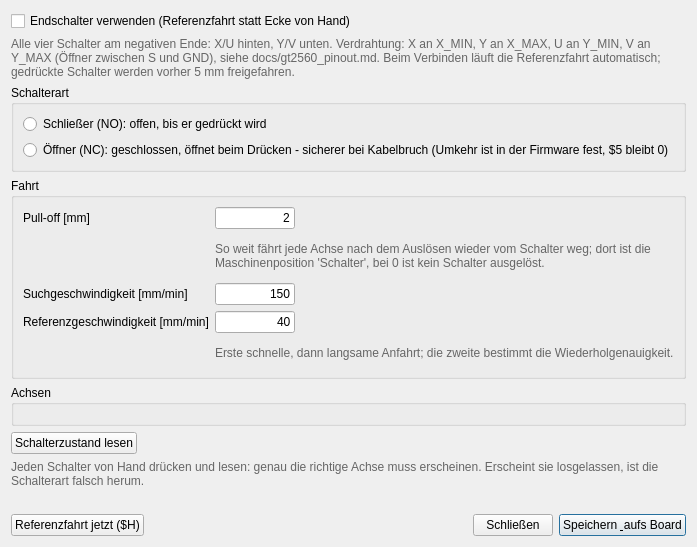
<?xml version="1.0" encoding="UTF-8"?>
<ui version="4.0">
 <class>HomingDialog</class>
 <widget class="QDialog" name="HomingDialog">
  <property name="windowTitle"><string>Endschalter</string></property>
  <layout class="QVBoxLayout" name="dialog_layout">
   <item><widget class="QCheckBox" name="enabled"><property name="text"><string>Endschalter verwenden (Referenzfahrt statt Ecke von Hand)</string></property></widget></item>
   <item><widget class="QLabel" name="hint_wiring"><property name="text"><string>Alle vier Schalter am negativen Ende: X/U hinten, Y/V unten. Verdrahtung: X an X_MIN, Y an X_MAX, U an Y_MIN, V an Y_MAX (Öffner zwischen S und GND), siehe docs/gt2560_pinout.md. Beim Verbinden läuft die Referenzfahrt automatisch; gedrückte Schalter werden vorher 5 mm freigefahren.</string></property><property name="wordWrap"><bool>true</bool></property><property name="styleSheet"><string>color:#666; font-size:9pt;</string></property></widget></item>
   <item>
    <widget class="QGroupBox" name="switch_box">
     <property name="title"><string>Schalterart</string></property>
     <layout class="QVBoxLayout" name="switch_layout">
      <item><widget class="QRadioButton" name="no"><property name="text"><string>Schließer (NO): offen, bis er gedrückt wird</string></property></widget></item>
      <item><widget class="QRadioButton" name="nc"><property name="text"><string>Öffner (NC): geschlossen, öffnet beim Drücken - sicherer bei Kabelbruch (Umkehr ist in der Firmware fest, $5 bleibt 0)</string></property></widget></item>
     </layout>
    </widget>
   </item>
   <item>
    <widget class="QGroupBox" name="fahrt_box">
     <property name="title"><string>Fahrt</string></property>
     <layout class="QFormLayout" name="fahrt_form">
      <item row="0" column="0"><widget class="QLabel" name="pulloff_lbl"><property name="text"><string>Pull-off [mm]</string></property></widget></item>
      <item row="0" column="1"><widget class="QLineEdit" name="pulloff"><property name="text"><string>2</string></property><property name="maximumSize"><size><width>80</width><height>16777215</height></size></property><property name="alignment"><set>Qt::AlignRight|Qt::AlignVCenter</set></property></widget></item>
      <item row="1" column="1"><widget class="QLabel" name="hint_pulloff"><property name="text"><string>So weit fährt jede Achse nach dem Auslösen wieder vom Schalter weg; dort ist die Maschinenposition 'Schalter', bei 0 ist kein Schalter ausgelöst.</string></property><property name="wordWrap"><bool>true</bool></property><property name="styleSheet"><string>color:#666; font-size:9pt;</string></property></widget></item>
      <item row="2" column="0"><widget class="QLabel" name="seek_lbl"><property name="text"><string>Suchgeschwindigkeit [mm/min]</string></property></widget></item>
      <item row="2" column="1"><widget class="QLineEdit" name="seek"><property name="text"><string>150</string></property><property name="maximumSize"><size><width>80</width><height>16777215</height></size></property><property name="alignment"><set>Qt::AlignRight|Qt::AlignVCenter</set></property></widget></item>
      <item row="3" column="0"><widget class="QLabel" name="feed_lbl"><property name="text"><string>Referenzgeschwindigkeit [mm/min]</string></property></widget></item>
      <item row="3" column="1"><widget class="QLineEdit" name="feed"><property name="text"><string>40</string></property><property name="maximumSize"><size><width>80</width><height>16777215</height></size></property><property name="alignment"><set>Qt::AlignRight|Qt::AlignVCenter</set></property></widget></item>
      <item row="4" column="1"><widget class="QLabel" name="hint_feed"><property name="text"><string>Erste schnelle, dann langsame Anfahrt; die zweite bestimmt die Wiederholgenauigkeit.</string></property><property name="wordWrap"><bool>true</bool></property><property name="styleSheet"><string>color:#666; font-size:9pt;</string></property></widget></item>
     </layout>
    </widget>
   </item>
   <item>
    <widget class="QGroupBox" name="axes_box">
     <property name="title"><string>Achsen</string></property>
     <layout class="QGridLayout" name="axes_grid"/>
    </widget>
   </item>
   <item>
    <layout class="QHBoxLayout" name="pins_row">
     <item><widget class="QPushButton" name="b_pins"><property name="text"><string>Schalterzustand lesen</string></property></widget></item>
     <item><widget class="QLabel" name="pins"><property name="text"><string/></property><property name="sizePolicy"><sizepolicy hsizetype="Expanding" vsizetype="Preferred"><horstretch>1</horstretch><verstretch>0</verstretch></sizepolicy></property></widget></item>
    </layout>
   </item>
   <item><widget class="QLabel" name="hint_pins"><property name="text"><string>Jeden Schalter von Hand drücken und lesen: genau die richtige Achse muss erscheinen. Erscheint sie losgelassen, ist die Schalterart falsch herum.</string></property><property name="wordWrap"><bool>true</bool></property><property name="styleSheet"><string>color:#666; font-size:9pt;</string></property></widget></item>
   <item><widget class="QLabel" name="status"><property name="text"><string/></property><property name="wordWrap"><bool>true</bool></property><property name="styleSheet"><string>color:#b00;</string></property></widget></item>
   <item>
    <layout class="QHBoxLayout" name="button_bar">
     <item><widget class="QPushButton" name="b_home"><property name="text"><string>Referenzfahrt jetzt ($H)</string></property></widget></item>
     <item><spacer name="bar_spacer"><property name="orientation"><enum>Qt::Horizontal</enum></property><property name="sizeHint" stdset="0"><size><width>0</width><height>0</height></size></property></spacer></item>
     <item><widget class="QPushButton" name="b_close"><property name="text"><string>Schließen</string></property></widget></item>
     <item><widget class="QPushButton" name="b_save"><property name="text"><string>Speichern &amp; aufs Board</string></property><property name="default"><bool>true</bool></property></widget></item>
    </layout>
   </item>
  </layout>
 </widget>
 <resources/>
 <connections/>
</ui>
